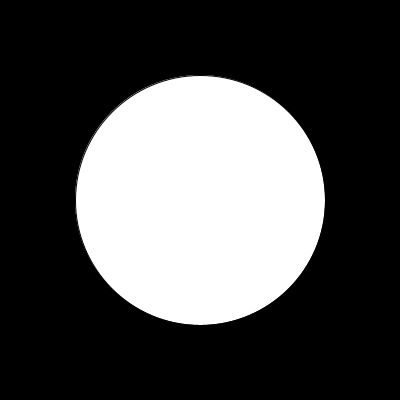
Frame 1 (no input)
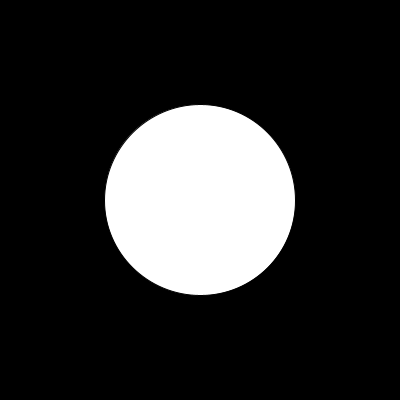
Frame 60 (the mouse pressed at the canvas centre just before this capture)
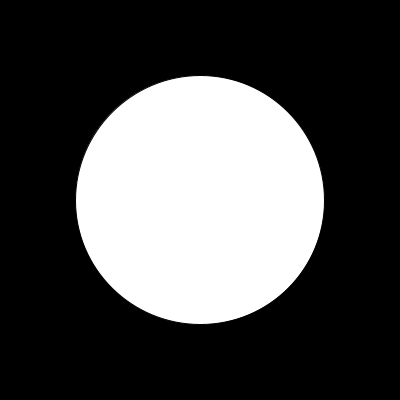
Frame 120 (the mouse held since frame 60 and released just before this capture)

The Processing sketch that drew these frames (run headless with seeded random() and noise(); from frame 60 on, the mouse is pressed at the canvas centre):

// Processing sketch: stefanoni_es4
// ── stefanoni_es4.pde
// imposto il diametro iniziale del cerchio a 250px
int diam = 250;

void setup() {
  // imposto la dimensione della finestra a 400x400
  size(400,400);
}


void draw() {
  // pulisco lo schermo e imposto il colore di sfondo a nero
  background(0);
  // disegno un cerchio di diametro diam in mezzo alla finestra
  ellipse(200,200,diam,diam);
  
  if(mousePressed) diam++; // se si sta premendo un tasto del mouse incremento di 1 il diametro
  else diam--;             // se non si sta premendo un tasto del mouse decremento di 1 il diametro
  
  // impedisco che il diametro superi i limiti
  if(diam > 400) diam = 400;
  if(diam < 100) diam = 100;
  
}
